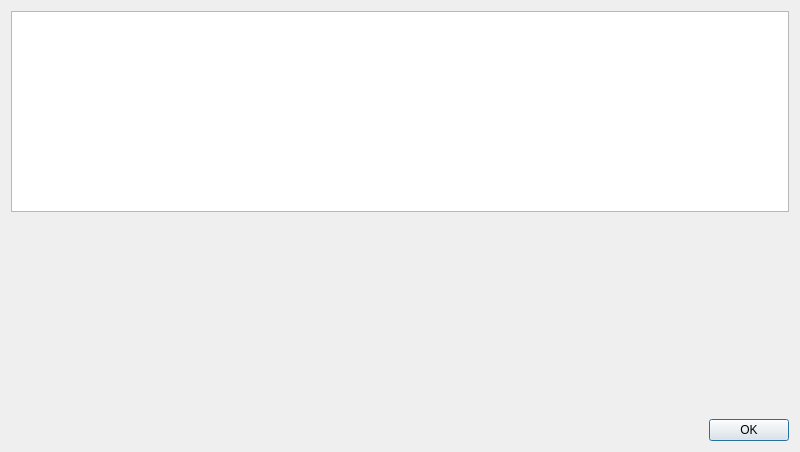
<?xml version="1.0" encoding="UTF-8"?>
<ui version="4.0">
 <class>Dialog</class>
 <widget class="QDialog" name="Dialog">
  <property name="geometry">
   <rect>
    <x>0</x>
    <y>0</y>
    <width>800</width>
    <height>452</height>
   </rect>
  </property>
  <property name="windowTitle">
   <string>Dialog</string>
  </property>
  <layout class="QVBoxLayout" name="verticalLayout">
   <item>
    <widget class="QListWidget" name="listWidget"/>
   </item>
   <item>
    <spacer name="verticalSpacer">
     <property name="orientation">
      <enum>Qt::Vertical</enum>
     </property>
     <property name="sizeHint" stdset="0">
      <size>
       <width>20</width>
       <height>40</height>
      </size>
     </property>
    </spacer>
   </item>
   <item>
    <layout class="QGridLayout" name="gridLayout"/>
   </item>
   <item>
    <widget class="QDialogButtonBox" name="buttonBox">
     <property name="standardButtons">
      <set>QDialogButtonBox::Ok</set>
     </property>
    </widget>
   </item>
  </layout>
 </widget>
 <resources/>
 <connections/>
</ui>
